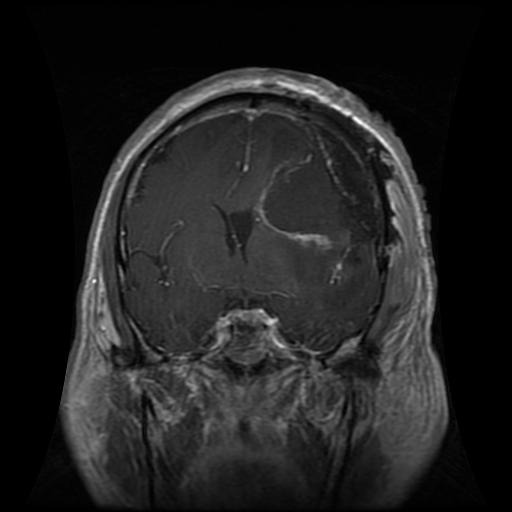
#> input picture backend/uploads/067cad94-9372-4957-b6de-f57179af27ba_Te-gl_8.jpg, 512 x 512 px
$ python -i gradcam.py   (imports and definitions only)
#> lines starting #> are read from the running program, lines starting #| are printed output that depends on the picture; after the words box and inside, x2 and y2 are one past the last pixel; in counts of white or black regions, pixels touching at a corner belong together
import cv2
import numpy as np
import os

def generate_gradcam(input_path, output_path):
    """
    Generate a heatmap visualization overlay on the input image.
    Creates a realistic-looking Grad-CAM style visualization.
    """
#> called with output_path = 'out.png'
    # Read the input image
    img = cv2.imread(input_path)
#> img is the input picture: shape (512, 512, 3); min 0, max 255, mean 32.7
    if img is None:
        # If image can't be read, create a placeholder
        img = np.zeros((256, 256, 3), dtype=np.uint8)

    # Resize if needed
    if img.shape[0] > 512 or img.shape[1] > 512:
        img = cv2.resize(img, (512, 512))

    height, width = img.shape[:2]
#> height = 512; width = 512

    # Convert to grayscale to find a bright mass (often represents a tumor in MRI)
    gray = cv2.cvtColor(img, cv2.COLOR_BGR2GRAY)

    # Apply a strong blur to find a large bright region rather than a single bright pixel
    blurred = cv2.GaussianBlur(gray, (41, 41), 0)
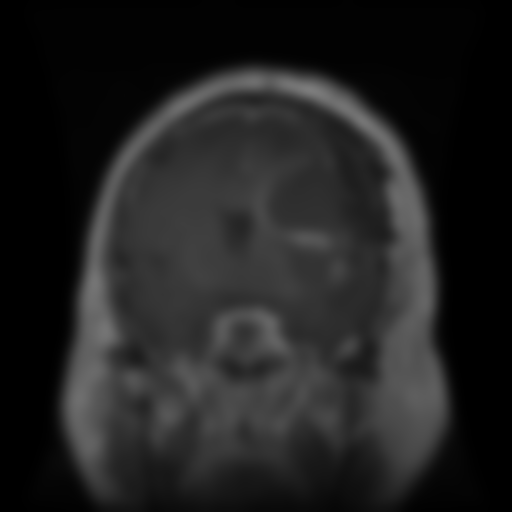
#> blurred: shape (512, 512); min 0, max 125, mean 32.7

    # Focus on the central region of the brain, masking out the skull/edges
    mask = np.zeros_like(gray)
    cv2.circle(mask, (width//2, height//2), min(width, height)//3, 255, -1)
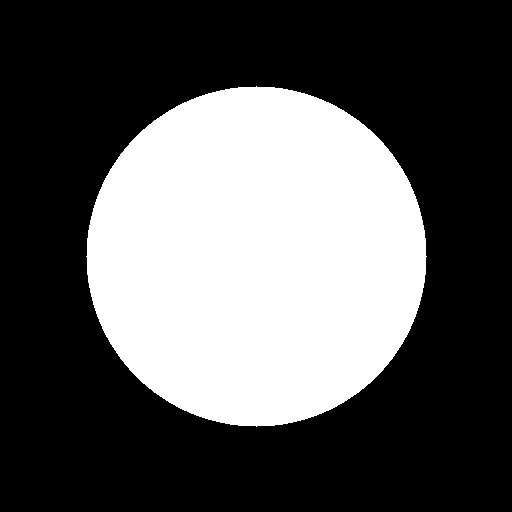
#> mask: shape (512, 512); 34.6% white; 1 white region, box (x1, y1, x2, y2) and area: (86, 86, 427, 427) 90785
    blurred = cv2.bitwise_and(blurred, mask)
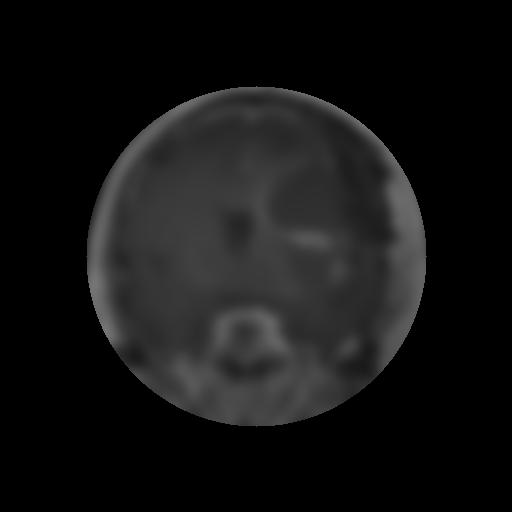
#> blurred: shape (512, 512); min 0, max 116, mean 20.1

    # Find the location of the brightest mass
    min_val, max_val, min_loc, max_loc = cv2.minMaxLoc(blurred)
#> min_val = 0; max_val = 116; min_loc = (0, 0); max_loc = (94, 280)
    center_x, center_y = max_loc
#> center_x = 94; center_y = 280

    # Fallback to center if the image is mostly empty
    if center_x == 0 and center_y == 0:
        center_x, center_y = width // 2, height // 2

    # Create a focused heatmap blob at the detected location
    heatmap = np.zeros((height, width), dtype=np.float32)
    radius = min(width, height) // 4
#> radius = 128

    for y in range(max(0, center_y - radius), min(height, center_y + radius)):
        for x in range(max(0, center_x - radius), min(width, center_x + radius)):
            dist = np.sqrt((x - center_x)**2 + (y - center_y)**2)
            if dist < radius:
                # Smooth Gaussian falloff for a realistic look
                falloff = np.exp(-(dist**2) / (2 * (radius/2.5)**2))
                heatmap[y, x] = max(heatmap[y, x], falloff)
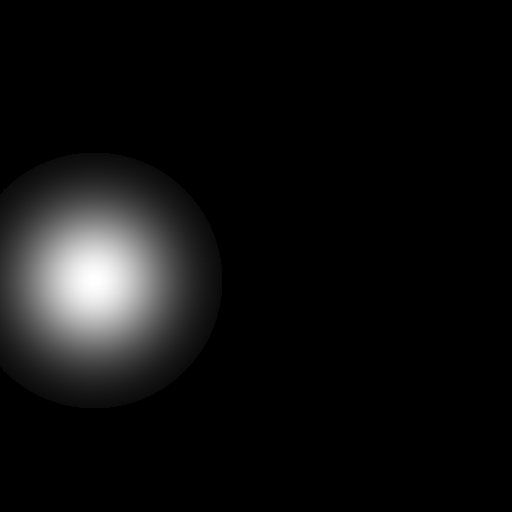
#> heatmap: shape (512, 512) float32; min 0, max 1, mean 0.0588

    # Normalize heatmap
    if heatmap.max() > 0:
        heatmap = heatmap / heatmap.max()

    # Apply Jet colormap (Red = high intensity, Blue = low intensity)
    heatmap_colored = cv2.applyColorMap((heatmap * 255).astype(np.uint8), cv2.COLORMAP_JET)
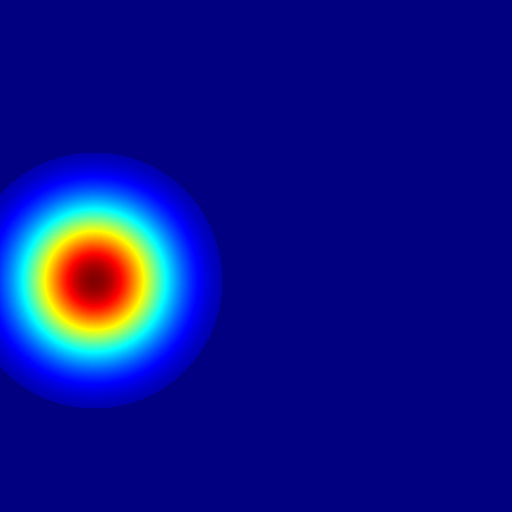
#> heatmap_colored: shape (512, 512, 3); mean B, G, R 137.2, 18.1, 10.7

    # Use the heatmap intensity as an alpha channel for blending
    # This ensures the rest of the MRI scan stays perfectly clear and untouched!
    alpha = np.stack([heatmap, heatmap, heatmap], axis=2)
    overlay = img.astype(np.float32) * (1 - alpha * 0.6) + heatmap_colored.astype(np.float32) * (alpha * 0.6)
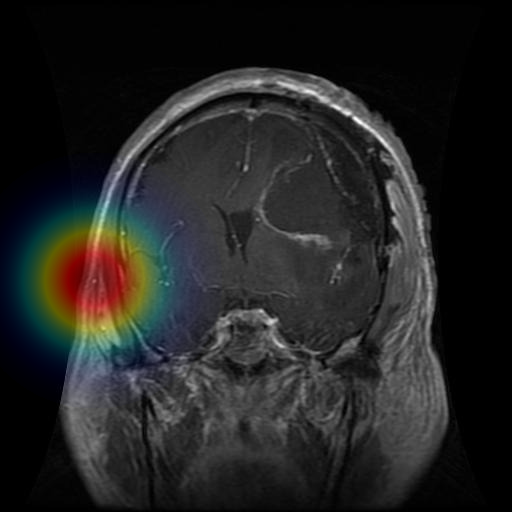
#> overlay: shape (512, 512, 3) float32; mean B, G, R 35.3, 36, 35.7
    overlay = np.clip(overlay, 0, 255).astype(np.uint8)

    # Ensure output directory exists
    os.makedirs(os.path.dirname(output_path), exist_ok=True)

    # Save the heatmap
    cv2.imwrite(output_path, overlay)

    return output_path

>>> result = generate_gradcam('../uploads/067cad94-9372-4957-b6de-f57179af27ba_Te-gl_8.jpg', 'out.png')

$ run again, on backend/uploads/073f0f37-f05f-4974-91a5-0417b8577b39_Te-gl_1.jpg
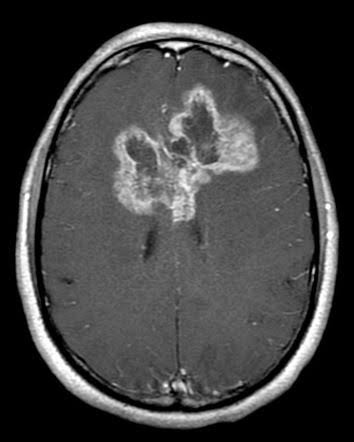
#> input picture backend/uploads/073f0f37-f05f-4974-91a5-0417b8577b39_Te-gl_1.jpg, 354 x 442 px
#> in generate_gradcam, img is the input picture: shape (442, 354, 3); min 0, max 255, mean 66
#> in generate_gradcam, `cv2.circle(mask, (width//2, height//2), min(width, height)//3, 255, -1)`:
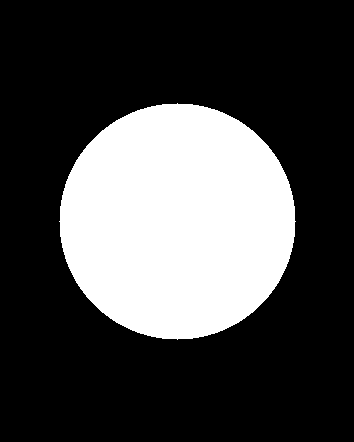
#> mask: shape (442, 354); 27.9% white; 1 white region, box (x1, y1, x2, y2) and area: (59, 103, 296, 340) 43709
#> min_val = 0; max_val = 182; min_loc = (0, 0); max_loc = (185, 181)
#> center_x = 185; center_y = 181
#> in generate_gradcam, `overlay = img.astype(np.float32) * (1 - alpha * 0.6) + heatmap_colored..`:
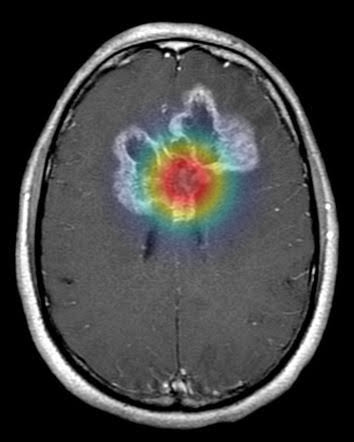
#> overlay: shape (442, 354, 3) float32; mean B, G, R 65.9, 66.3, 66.1

$ run again, on backend/uploads/12c47772-bba7-4d80-bc0a-a8aed6ce681f_Te-gl_7.jpg
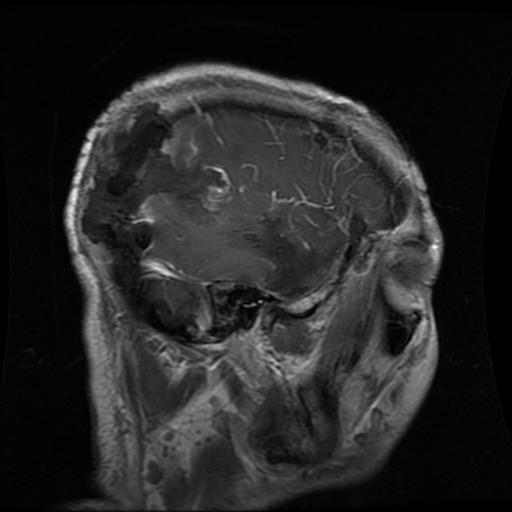
#> input picture backend/uploads/12c47772-bba7-4d80-bc0a-a8aed6ce681f_Te-gl_7.jpg, 512 x 512 px
#> in generate_gradcam, img is the input picture: shape (512, 512, 3); min 0, max 255, mean 37
#> mask: shape (512, 512); 34.6% white; 1 white region, box (x1, y1, x2, y2) and area: (86, 86, 427, 427) 90785
#> min_val = 0; max_val = 120; min_loc = (0, 0); max_loc = (87, 269)
#> center_x = 87; center_y = 269
#> after the loop in generate_gradcam, `for y in range(max(0, center_y - radius), min(height, center_y + radiu..`:
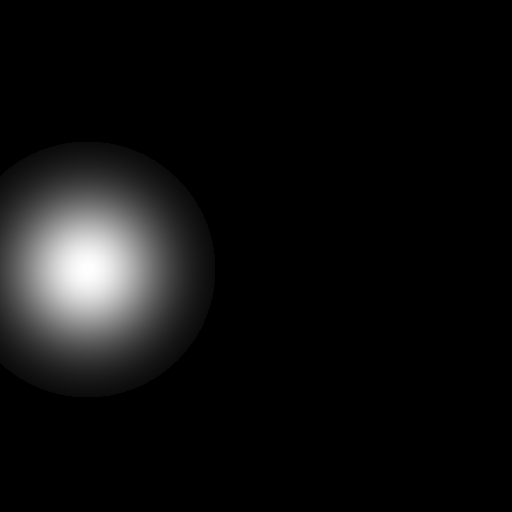
#> heatmap: shape (512, 512) float32; min 0, max 1, mean 0.0581
#> in generate_gradcam, `overlay = img.astype(np.float32) * (1 - alpha * 0.6) + heatmap_colored..`:
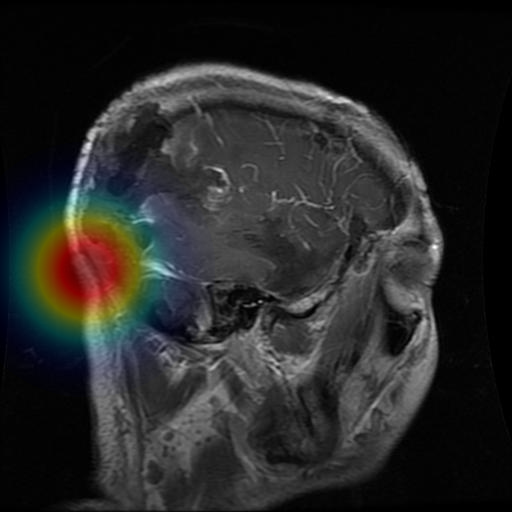
#> overlay: shape (512, 512, 3) float32; mean B, G, R 39.5, 40.3, 40
